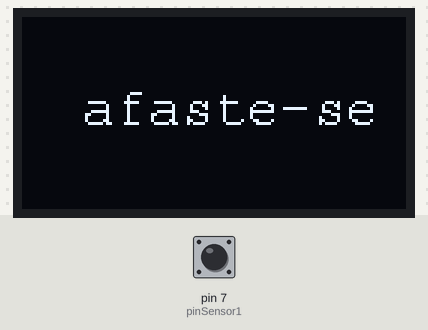
The sketch below on a simulated Arduino Uno, built with avr-gcc and run on an emulated ATmega328P. On the bench: 128×64 one-colour display. The inputs (shaded band) are chosen by the test bench; at power-on: pin 7 (pinSensor1) LOW. What the sketch prints to the serial monitor is not drawn.

Above: at 1.2 s.
1.3 s: pin 7 (pinSensor1) driven HIGH
At 1.6 s:
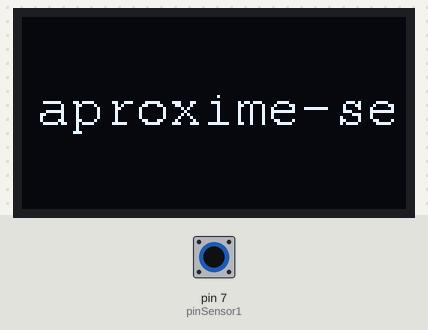
2.8 s: pin 7 (pinSensor1) driven LOW
At 3.5 s:
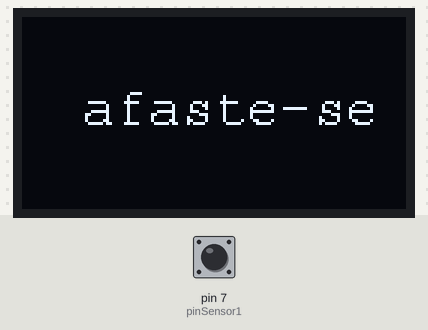
4.3 s: pin 7 (pinSensor1) pulsed HIGH 2 times (0.12 s each, 0.3 s apart)
7.9 s: pin 7 (pinSensor1) pulsed HIGH 5 times (0.12 s each, 0.3 s apart)
Timing chart, 0 to 10.9 s (numbered marks = the images above; inputs shaded):
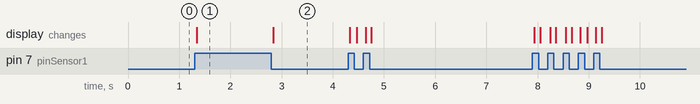

Measured:
- after the input at 1.3 s, the display: changes after 0.05 s (image 1)
- after the input at 2.8 s, the display: changes at once (image 2)

The sketch:

infra-vermelho.ino
```cpp
#include <Wire.h> // Biblioteca para uso do protocolo I2C;
#include <Adafruit_GFX.h> // Biblioteca para manipulação gráfica no display;
#include <Adafruit_SH1106.h> // Biblioteca para operação do driver de controle do display;
#include <Fonts/FreeMono9pt7b.h> // Fonte para alteração do texto;
#define OLED_RESET -1 // Em displays que não possuem pino RESET, é dado o valor -1;
#define pinSensor1 7
Adafruit_SH1106 display(OLED_RESET); // Declaração da tela com o nome "display";
void setup () {
 display.begin(SH1106_SWITCHCAPVCC, 0x3C); // Inicialização do display com a biblioteca e endereço de hardware do display;
  pinMode(pinSensor1, INPUT);
  Serial.begin(9600);
}

void loop() {
  display.clearDisplay();

  display.setFont(&FreeMono9pt7b); // Definir a fonte
  display.setTextColor(WHITE); // Cor do texto
  display.setTextSize(1); // Tamanho do texto

bool estadoSensor1 = digitalRead(pinSensor1);

if (estadoSensor1) {
  Serial.println("PRETO (ou nada)");
  display.setCursor(5, 35); // Posição do "O"
  display.print("aproxime-se");
  display.display();
}else{
  Serial.println("BRANDO (diferente de preto)");
  display.setCursor(20, 35); // Posição do "O"
  display.print("afaste-se");
  display.display();
}

}
```
